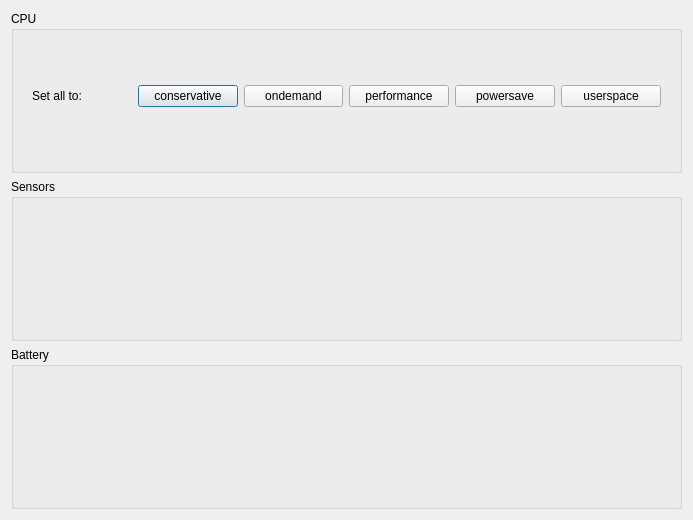
<?xml version="1.0" encoding="UTF-8"?>
<ui version="4.0">
 <class>ThinkGui</class>
 <widget class="QDialog" name="ThinkGui">
  <property name="geometry">
   <rect>
    <x>0</x>
    <y>0</y>
    <width>693</width>
    <height>520</height>
   </rect>
  </property>
  <property name="windowTitle">
   <string>Think GUI</string>
  </property>
  <property name="windowIcon">
   <iconset resource="../res/resources.qrc">
    <normaloff>:/icon.png</normaloff>:/icon.png</iconset>
  </property>
  <layout class="QVBoxLayout" name="verticalLayout">
   <item>
    <widget class="QGroupBox" name="cpuGroupBox">
     <property name="title">
      <string>CPU</string>
     </property>
     <layout class="QVBoxLayout" name="verticalLayout_2">
      <item>
       <widget class="QWidget" name="widget" native="true">
        <layout class="QHBoxLayout" name="horizontalLayout">
         <property name="topMargin">
          <number>0</number>
         </property>
         <property name="bottomMargin">
          <number>9</number>
         </property>
         <item>
          <widget class="QLabel" name="setAllLabel">
           <property name="text">
            <string>Set all to:</string>
           </property>
          </widget>
         </item>
         <item>
          <widget class="QPushButton" name="conservativeButton">
           <property name="text">
            <string>conservative</string>
           </property>
          </widget>
         </item>
         <item>
          <widget class="QPushButton" name="ondemandButton">
           <property name="text">
            <string>ondemand</string>
           </property>
          </widget>
         </item>
         <item>
          <widget class="QPushButton" name="performanceButton">
           <property name="text">
            <string>performance</string>
           </property>
          </widget>
         </item>
         <item>
          <widget class="QPushButton" name="powersaveButton">
           <property name="text">
            <string>powersave</string>
           </property>
          </widget>
         </item>
         <item>
          <widget class="QPushButton" name="userspaceButton">
           <property name="text">
            <string>userspace</string>
           </property>
          </widget>
         </item>
        </layout>
       </widget>
      </item>
     </layout>
    </widget>
   </item>
   <item>
    <widget class="QGroupBox" name="sensorsGroupBox">
     <property name="title">
      <string>Sensors</string>
     </property>
     <layout class="QVBoxLayout" name="verticalLayout_3"/>
    </widget>
   </item>
   <item>
    <widget class="QGroupBox" name="batteryGroupBox">
     <property name="title">
      <string>Battery</string>
     </property>
     <layout class="QVBoxLayout" name="verticalLayout_4"/>
    </widget>
   </item>
  </layout>
 </widget>
 <resources>
  <include location="../res/resources.qrc"/>
 </resources>
 <connections/>
</ui>
